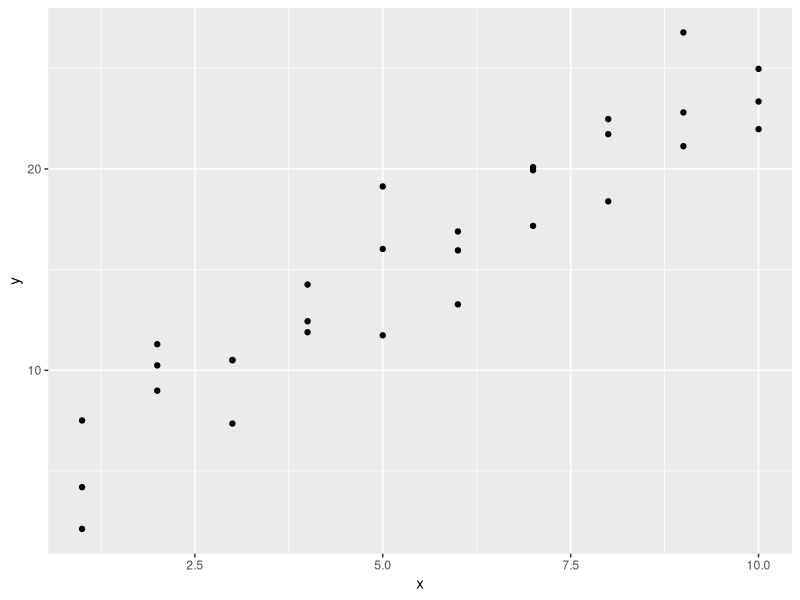
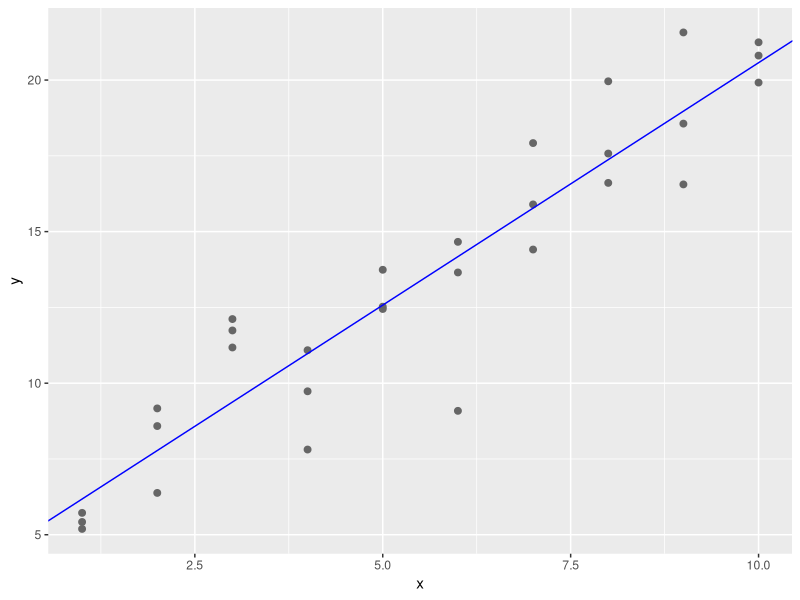
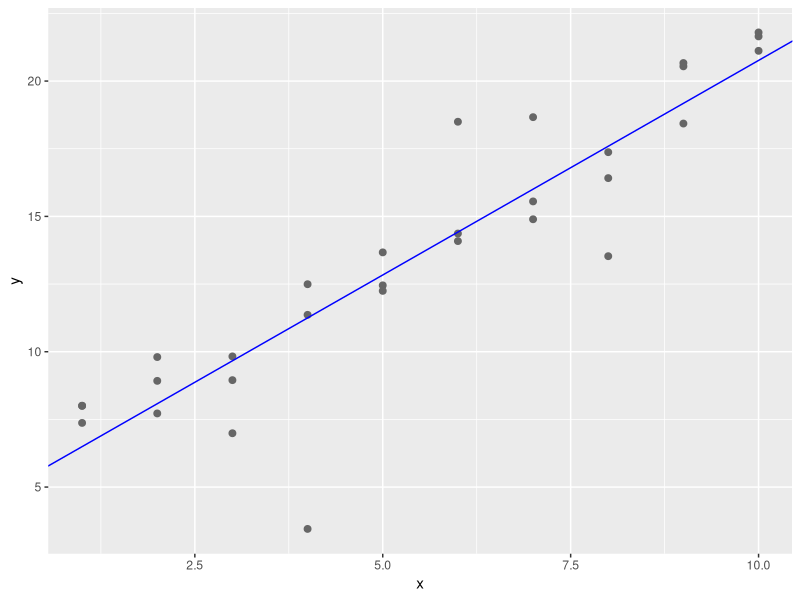
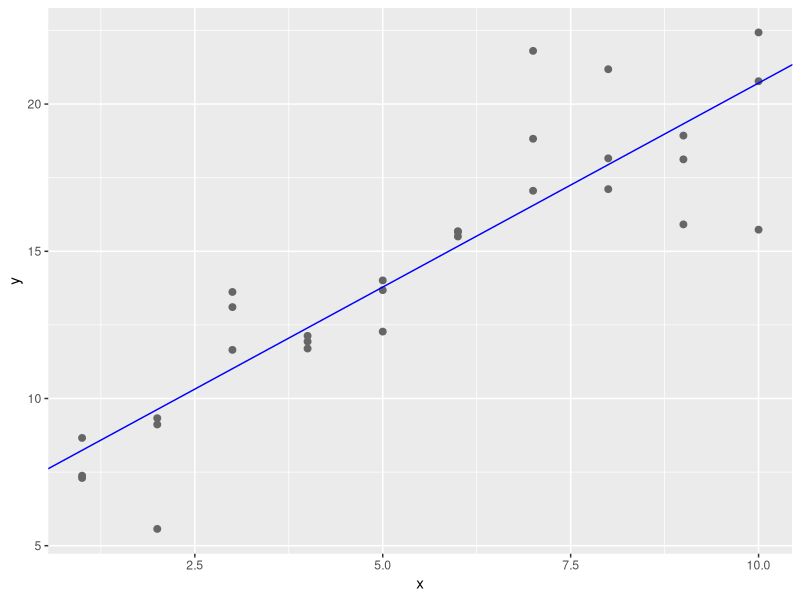
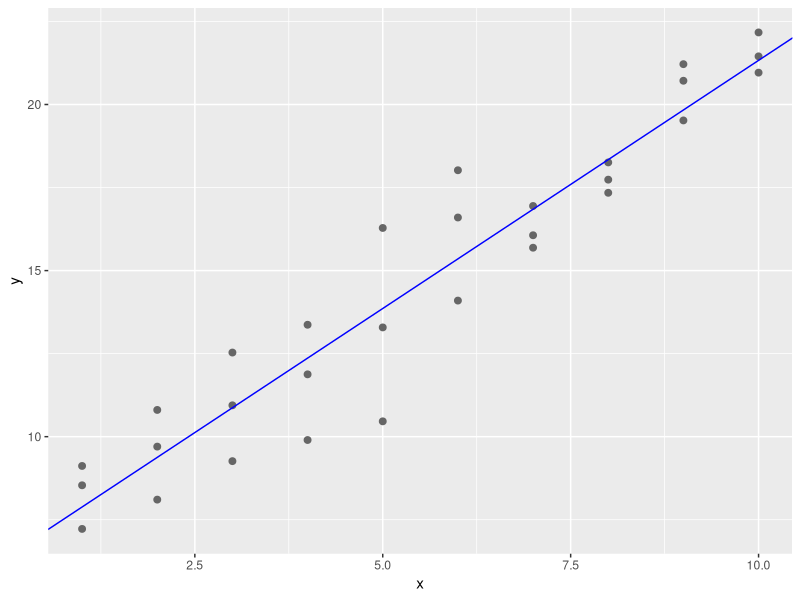
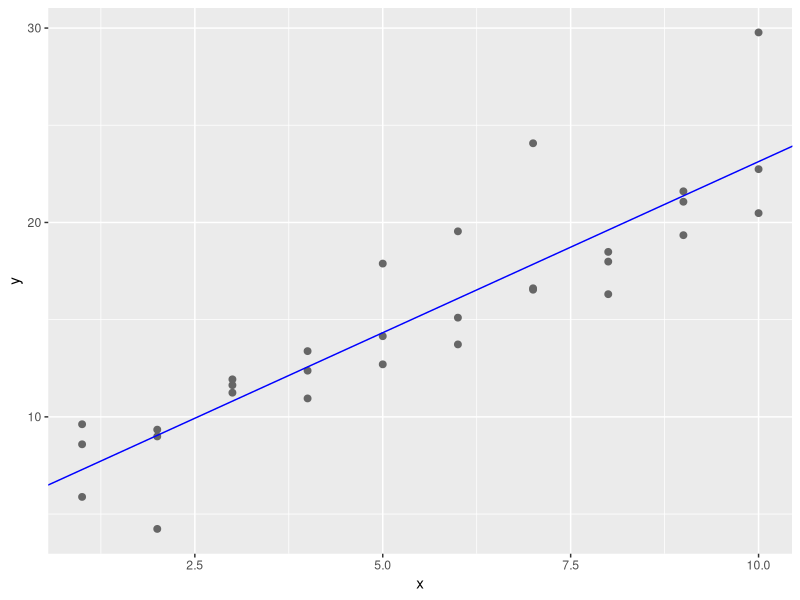
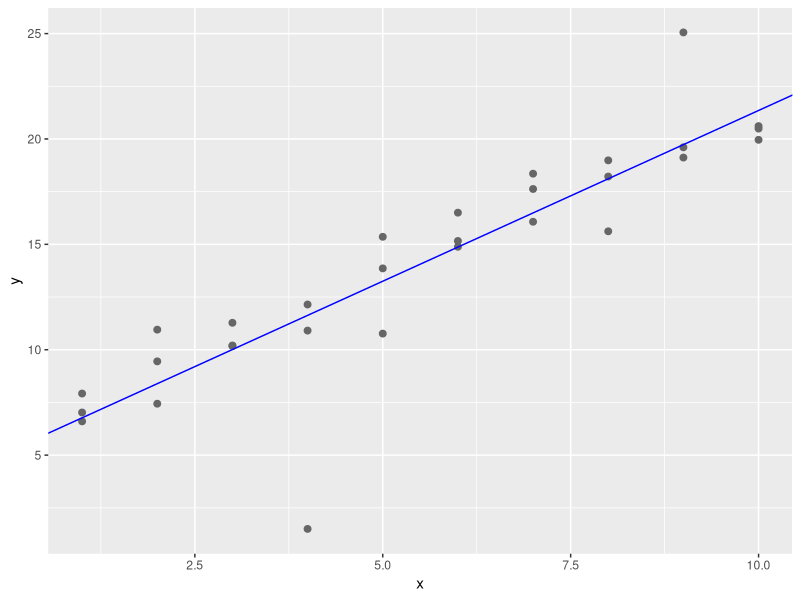
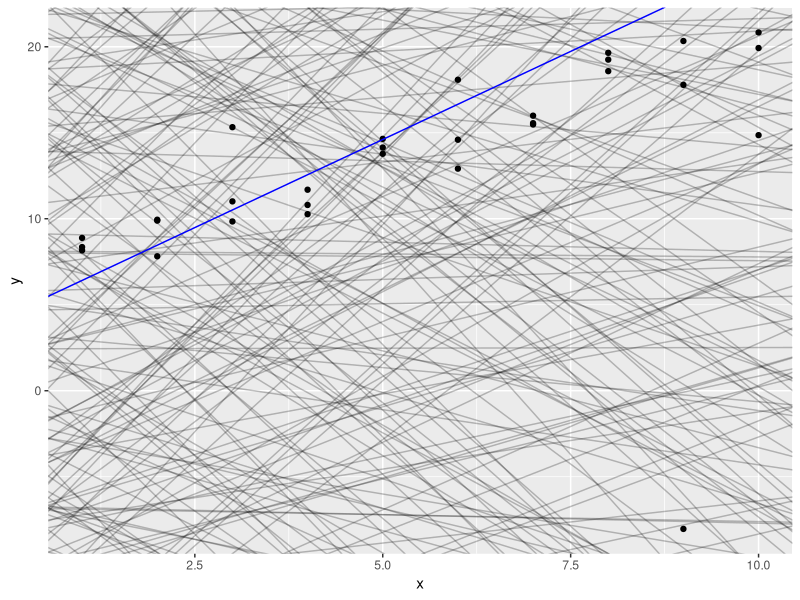

Write the R code that produced these figures, in order. (Note: this script raises an error after producing the figures.)
## ---- chunk 1
knitr::opts_chunk$set(echo=TRUE, cache=TRUE, fig.asp=0.65, fig.width=4.5)
require(tidyverse)
library(modelr)
library(splines)
options(na.action = na.warn)
## ---- chunk 2
sim1a <- tibble(
  x = rep(1:10, each = 3),
  y = x * 1.5 + 6 + rt(length(x), df = 2)
)
## ---- chunk 3
p <- ggplot(sim1, aes(x, y)) + 
  geom_point()
print(p)
## ---- chunk 4
#Answer in a for loop
for(i in 1:6){
  sim1a <- tibble(
    x=rep(1:10, each=3),
    y=x*1.5+6+rt(length(x), df=2)
  )

  sim1a_mod <- lm(y ~x, data = sim1a)
  coef(sim1a_mod) %>% str()
  p3 <- summary(sim1a_mod)$r.squared * 100
  print(p3)
  
  p4 <- ggplot(sim1a, aes(x, y)) +
  geom_point(size = 2, color = "grey40") +
  geom_abline(intercept = coef(sim1a_mod)[1], slope = coef(sim1a_mod)[2], color = "blue")
  print(p4)
  
  grid <- sim1a %>%
    add_predictions(sim1a_mod)
  print(grid)
}
## ---- chunk 5
#Answer in a for loop

make_prediction <- function(a, data) {
  a[1] + data$x*a[2]
}

measure_distance <- function(a, data) {
  diff <- data$y - make_prediction(a, data)
  mean(abs(diff))
}

for(i in 1:6){
  sim1a <- tibble(
    x=rep(1:10, each=3),
    y=x*1.5+6+rt(length(x), df=2)
  )

  models <- tibble(
    a0 = runif(250, -20, 40),
    a1 = runif(250, -5, 5)
  )
  
  best <- optim(c(0, 0), measure_distance, data = sim1)
  best %>% str()

  p2 <- ggplot(sim1a, aes(x,y)) + geom_abline(aes(intercept = a0, slope=a1), data = models, alpha = 1/4) + geom_point() + geom_abline(intercept = best$par[1], slope = best$par[2], color = "blue")
  print(p2)
  
  
}


## ---- chunk 6
  sim1a <- tibble(
    x=rep(1:10, each=3),
    y=x*1.5+6+rt(length(x), df=2)
  )

  sim1a_mod <- loess(y ~x, data = sim1a)
  coef(sim1a_mod) %>% str()
  p3 <- summary(sim1a_mod)$r.squared * 100
  print(p3)
  
  sim1a_mod2 <- lm(y ~x, data = sim1a)
  coef(sim1a_mod2) %>% str()
  p3b <- summary(sim1a_mod2)$r.squared
  print(p3b)
  
  p4 <- ggplot(sim1a, aes(x, y)) +
  geom_point(size = 2, color = "grey40") +
  geom_smooth(color = "blue") +
  geom_abline(intercept = coef(sim1a_mod2)[1], slope = coef(sim1a_mod2)[2], color = "red")
  print(p4)
  
  grid <- sim1a %>%
    add_predictions(sim1a_mod)
  print(grid)

## ---- chunk 7

sim1a

grid <- sim1a %>%
  add_predictions(sim1a_mod2) %>%
  add_predictions(sim1a_mod) %>%
print(grid)
  
grid <- sim1a %>%
  gather_predictions(sim1a_mod2, sim1a_mod) %>%
print(grid1)

grid <- sim1a %>%
  spread_predictions(sim1a_mod2, sim1a_mod) %>%
print(grid2)
## ---- chunk 8
sim1_mod <- lm(y ~ x, data = sim1)
coef(sim1_mod)

sim1 <- sim1 %>% 
  add_residuals(sim1_mod)
sim1

ggplot(sim1, aes(x, resid)) + 
  geom_ref_line(h = 0) +
  geom_point() 
## ---- chunk 9
sim1_mod <- lm(y ~ x, data = sim1)
coef(sim1_mod)

sim1 <- sim1 %>% 
  add_residuals(sim1_mod)
sim1

ggplot(sim1, aes(resid)) + 
  geom_freqpoly(binwidth = 0.5)


## ---- chunk 10

sim2

sim2_mod <- lm(y ~0, data = sim2)
  coef(sim2_mod) %>% str()
  p3 <- summary(sim2_mod)$r.squared * 100
  print(p3)
  
  p4 <- ggplot(sim2, aes(x, y)) +
  geom_point(size = 2, color = "grey40") +
  geom_abline(slope = coef(sim2_mod)[1], color = "blue")
  print(p4)
  
  grid <- sim2 %>%
  add_predictions(sim2_mod) %>%
  print(grid)
  
  ggplot(sim2, aes(x)) + geom_point(aes(y=y)) + 
    geom_point(data = grid, aes(y=pred), colour="red", size=4)
## ---- chunk 11
mod1 <- lm(y ~ x1 + x2, data = sim4)
mod2 <- lm(y ~ x1 * x2, data = sim4)

grid <- sim4 %>%
  add_predictions(mod1) %>%
  add_predictions(mod2) %>%
  data_grid(
    x1 = seq_range(x1, 5), 
    x2 = seq_range(x2, 5) 
  ) %>% 
  gather_predictions(mod1, mod2)
grid

ggplot(grid, aes(x1, x2)) + 
  geom_tile(aes(fill = pred)) + 
  facet_wrap(~ model)

ggplot(grid, aes(x1, pred, colour = x2, group = x2)) + 
  geom_line() +
  facet_wrap(~ model)
ggplot(grid, aes(x2, pred, colour = x1, group = x1)) + 
  geom_line() +
  facet_wrap(~ model)


p3 <- summary(mod1)$r.squared * 100
  print(p3)
  
p3 <- summary(mod2)$r.squared * 100
  print(p3)

